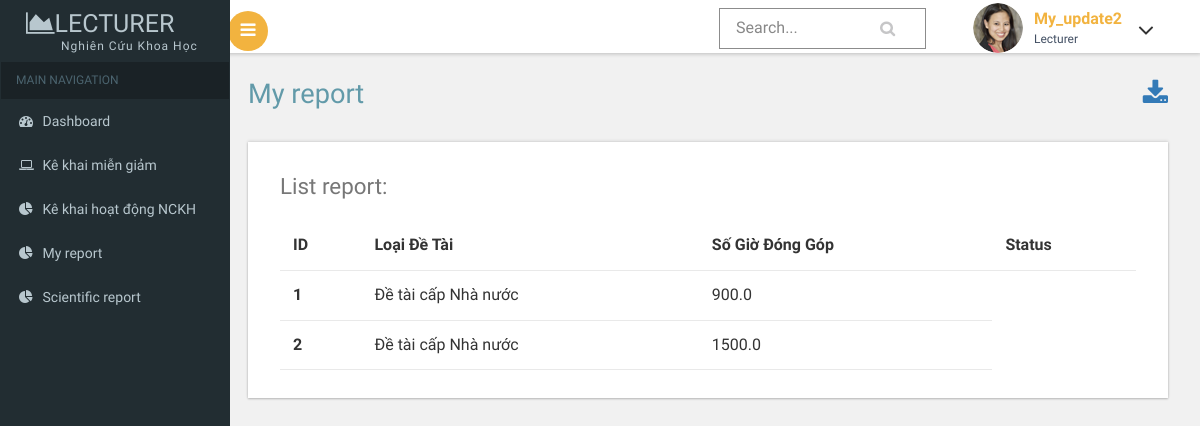
The page /pesonal.php?mod=lecturer&act=report_reseach (signed in) on the database its author committed.
### tables this page shows
CREATE TABLE `scientific_research` (
  `ID` int(11) NOT NULL,
  `LectureID` int(11) DEFAULT NULL,
  `Name` varchar(255) NOT NULL,
  `Time` int(11) NOT NULL,
  `Time_reseach` varchar(255) NOT NULL,
  `Expense` text NOT NULL,
  `Proof` text NOT NULL
);

### source/controllers/lecturer/report_reseach.php (called while the page is built)
<?php
include_once("source/models/scientific_research.php");
$scien = new Scientific();
$id = $_SESSION["userID"];
$result = $scien->getReport($id);
include_once("source/views/reseach/report_reseach.php");
?>

### source/models/scientific_research.php (called while the page is built, shortened)
<?php
include_once("DataProvider.php");
class Scientific{
    private $da;
    public function __construct(){
        $this->da = new DataProvider();
    }
    function getReport($id)
    {
        $sql = "SELECT sr.Name as Name1,cast(((r.Tyle/100)*sr.Time) as DECIMAL(9,1))  as Donggop FROM reseach r JOIN scientific_research sr ON r.Topic_classic=sr.ID WHERE LecturerID=$id";
        return $this->da->FetchAll($sql);
    }
}
?>

### source/models/Dataprovider.php (called while the page is built, shortened)
<?php
	class Dataprovider{
		private $link;
		function __construct()
		{
			$this->link=mysqli_connect("localhost","root","","ql_nckh_v3");
		}
		function ExecuteQuery($sql)
		{
			mysqli_query($this->link,"set names utf8");
			return mysqli_query($this->link, $sql);
		}
		function FetchAll($sql){
			$arr=array();
			$r = $this->ExecuteQuery($sql);
			while($row = mysqli_fetch_assoc($r)){
				$arr[]=$row;
			}
			return $arr;
		}
	}
?>

### source/views/reseach/report_reseach.php (the view)
              <div id="page-wrapper">
	<div class="main-page">
		<div class="tables">
                  <h2 class="title1">My report
                  <div style="float:right">
                  <a href="admin.php?mod=users&act=add_account"><i class="fa fa-download"></i></a>
                  </div>
                  </h2>
			<div class="bs-example widget-shadow" data-example-id="hoverable-table">
				<h4>List report:</h4>
				<table class="table table-hover">
                          <thead>
                              <tr>
                                  <th>ID</th>
                                  <th>Loại đề tài</th>
                                  <th>Số giờ đóng góp</th>
                                  <th>Status</th>
                              </tr>
                          </thead>
                          <tbody>
                          <?php
                          foreach($result as $key => $row)
                          {
                              echo "<tr>";
                                  echo "<th scope=\"row\">";
                                  echo $key+1;
                                  echo "</th>";
                                  echo "<td>";
                                  echo $row["Name1"];
                                  echo "</td>";
                                  echo "<td>";
                                  echo $row["Donggop"];
                                  echo "</td>";
                              echo "</tr>";
                          }
                          ?>
                          </tbody>
                      </table>
			</div>
		</div>
	</div>
</div>

### css/custom.css (style rules this page uses)
#page-wrapper { padding:5em 2em 2.5em; background-color: #F1F1F1; }

### rows shown on the page
scientific_research: Name "Đề tài cấp Nhà nước", Donggop "900.0", Donggop "1500.0"

### other values the page prints
$_SESSION["Name"] "My_update2"
